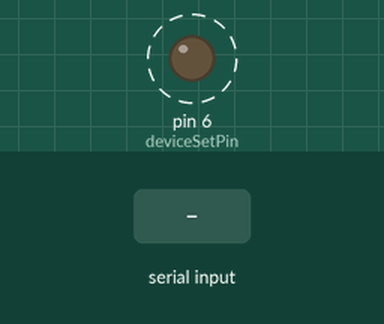
The sketch below on a simulated Arduino Uno, built with avr-gcc and run on an emulated ATmega328P. On the bench: output pins drawn as LEDs (lit = HIGH). Dashed ring = blinking. The inputs (shaded band) are chosen by the test bench. What the sketch prints to the serial monitor is not drawn.

Above: at 1.3 s.
1.4 s: "1" received over the second serial link
Timing chart, 0 to 10.9 s (numbered marks = the images above; inputs shaded):
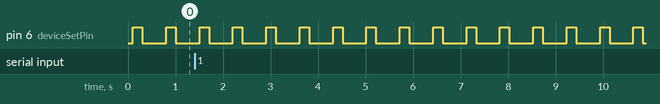

Measured:
- by itself, pin 6 (deviceSetPin): alternates HIGH for 0.20 s and LOW for 0.50 s

The sketch:

hc12.ino
```cpp
// hc12
// Manferdelli

#include <SoftwareSerial.h>

const int deviceReceivePin= 4;
const int deviceTransmitPin= 5;
const int deviceSetPin = 6;

#ifndef byte
typedef uint8_t byte;
#endif

// Note: device transmit pin is SoftwareSerial receive pin
//   and vice-versa.
SoftwareSerial hc12(deviceTransmitPin, deviceReceivePin);

void copy(char* from, char* to, int size) {
  for(int i = 0; i < size; i++)
    to[i] = from[i];
  return;
}

int read_from_serial(int max, char* b) {
  int i = 0;
  while (hc12.available() != 0 && (i < max)) {
    b[i++] = hc12.read();
  }
  return i;
}

void setup() {
  pinMode(deviceSetPin, OUTPUT);
  delay(100);
  Serial.begin(9600);
  hc12.begin(9600);
}

void loop() {
  char send_buf[65];
  char receive_buf[65];

  copy((char*)"AT", send_buf, 3);
  for (;;) {
    digitalWrite(deviceSetPin, HIGH);  // Transparent mode
    delay(200);
    hc12.listen();
    int n = read_from_serial(64, receive_buf);
    if (n > 0) {
      receive_buf[n] = 0;
      Serial.print("Received: ");
      Serial.println((const char*)receive_buf);
    } else {
      Serial.println("nothing received");
    }
    digitalWrite(deviceSetPin, LOW); // Command mode
    delay(500);
    hc12.print(send_buf);
    Serial.print("Sent ");
    Serial.println((const char *)send_buf);
  }
}
```
